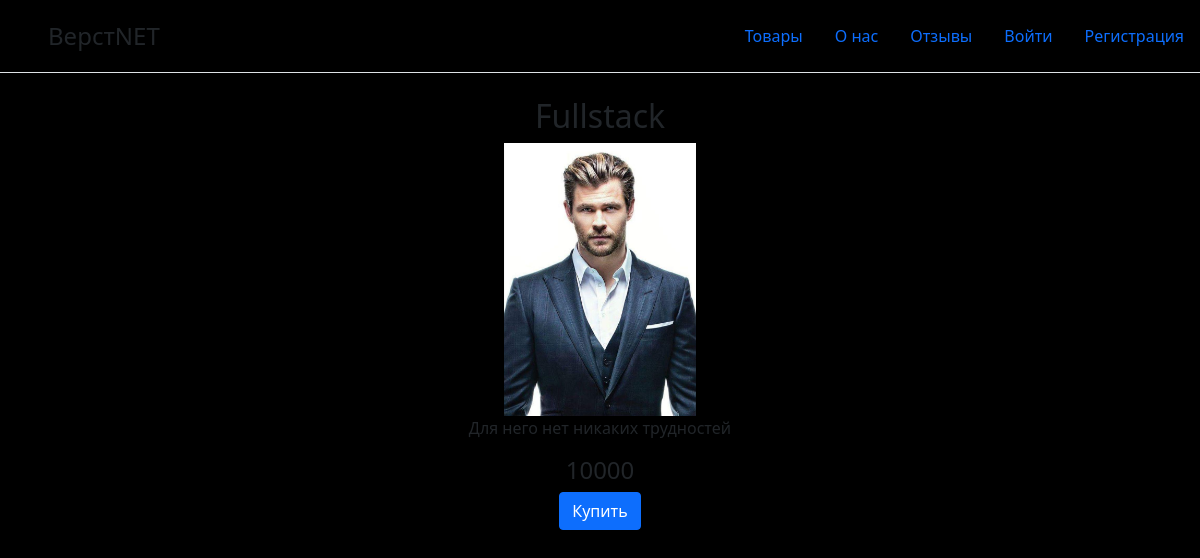
The page /1 on the database its author committed.
### data/products.py (models this page shows)
class Products(SqlAlchemyBase, SerializerMixin):
    __tablename__ = 'products'
    id = sqlalchemy.Column(sqlalchemy.Integer,
                           primary_key=True, autoincrement=True)
    name = sqlalchemy.Column(sqlalchemy.String)
    image = sqlalchemy.Column(sqlalchemy.String)
    description = sqlalchemy.Column(sqlalchemy.String)
    cost = sqlalchemy.Column(sqlalchemy.Integer)
    sold = sqlalchemy.Column(sqlalchemy.BOOLEAN)

### main.py (the view, shortened to what this page needs)
@app.route('/<int:idProd>', methods=['GET', 'POST'])
def product_page(idProd):
    db_sess = db_session.create_session()
    products = db_sess.query(Products).get(idProd)
    params = {
        'title': "ВерстNET",
        'now_tab': 0,
        'product': products
    }
    return render_template('prod_page.html', **params)

### data/db_session.py (called while the page is built)
def create_session() -> Session:
    global __factory
    return __factory()

### templates/prod_page.html
{% extends "base.html" %}
{% block content %}
<div style="display: block; margin: 0 10%; text-align: center" class="center">
    <form method="post">
    <div>
        <h2>{{ product.name }}</h2>
        <div>
            <img src="{{ product.image }}" style="width: 20%;">
        </div>
        <div>
            <p>{{ product.description }}</p>
        </div>
    </div>
    <h4>{{ product.cost }}</h4>
    <button type="submit" class="btn btn-primary" >Купить</button>
     </form>
</div>
{% endblock %}

### static/css/styles.css (style rules this page uses)
* { margin: 0; padding: 0; }
body { background-color: #000; background-image: 'background.png' }

### rows shown on the page
Products: name "Fullstack", image (picture), description "Для него нет никаких трудностей", cost "10000"
